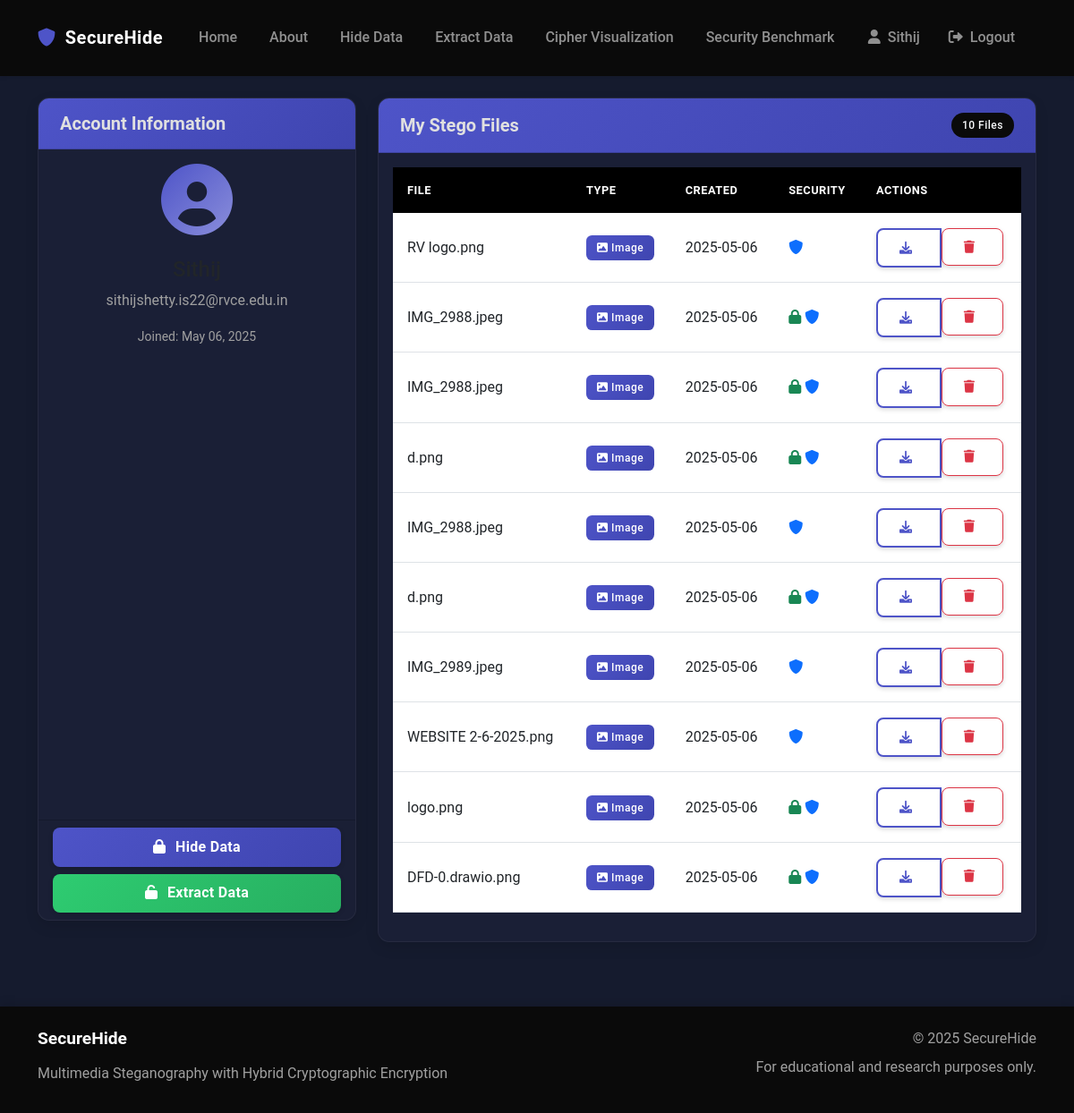
Page /account (signed in) on the earlier database version.
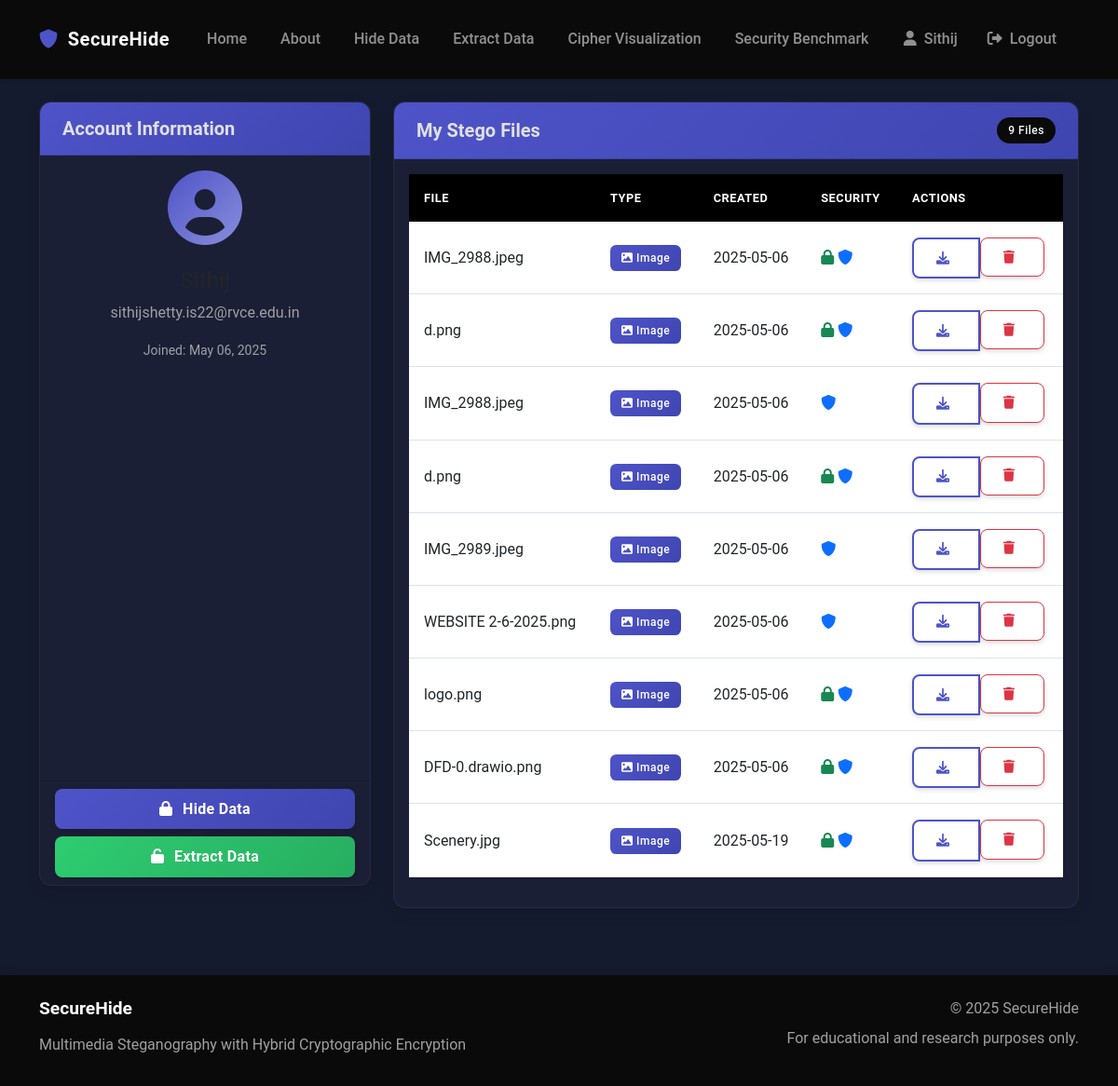
Same page on the later database version.
### app/models.py (models this page shows, shortened)
class StegoFile(db.Model):
    id = db.Column(db.Integer, primary_key=True)
    filename = db.Column(db.String(100), nullable=False)
    original_filename = db.Column(db.String(100), nullable=True)
    file_path = db.Column(db.String(255), nullable=False)
    media_type = db.Column(db.String(20), nullable=False)  # image, audio, video
    date_created = db.Column(db.DateTime, default=datetime.utcnow)
    has_message = db.Column(db.Boolean, default=False)
    is_encrypted = db.Column(db.Boolean, default=False)
    has_integrity_check = db.Column(db.Boolean, default=False)
    additional_info = db.Column(db.String(255), nullable=True)  # For video frame info etc.
    user_id = db.Column(db.Integer, db.ForeignKey('user.id'), nullable=False)

### app/routes.py (the view)
@users.route('/account')
@login_required
def account():
    stego_files = StegoFile.query.filter_by(user_id=current_user.id).all()
    return render_template('account.html', title='Account', stego_files=stego_files)

### app/models.py (called while the page is built)
@login_manager.user_loader
def load_user(user_id):
    return User.query.get(int(user_id))

### app/templates/account.html (shortened to what the changed rows need)
{% extends "layout.html" %}
{% block content %}
<div class="row">
    <div class="col-md-8">
        <div class="card">
            <div class="card-header bg-primary text-white d-flex justify-content-between align-items-center">
                <h5 class="card-title mb-0">My Stego Files</h5>
                <span class="badge bg-dark text-light rounded-pill">{{ stego_files|length }} Files</span>
            </div>
            <div class="card-body">
                {% if stego_files %}
                    <div class="table-responsive">
                        <table class="table table-hover">
                            <thead>
                                <tr>
                                    <th>File</th>
                                    <th>Type</th>
                                    <th>Created</th>
                                    <th>Security</th>
                                    <th>Actions</th>
                                </tr>
                            </thead>
                            <tbody>
                                {% for file in stego_files %}
                                <tr data-file-id="{{ file.id }}">
                                    <td>
                                        {% if file.original_filename %}
                                            {% if file.filename.endswith('.info') %}
                                                <i class="fas fa-info-circle text-info me-1"></i>
                                                <span class="text-info">{{ file.original_filename }}</span>
                                                <small class="text-muted">(Frame Info File)</small>
                                            {% else %}
                                                {{ file.original_filename }}
                                            {% endif %}
                                        {% endif %}
                                    </td>
                                    <td>
                                        {% if file.filename.endswith('.info') %}
                                            <span class="badge bg-info"><i class="fas fa-file-code"></i> Info</span>
                                        {% elif file.media_type == 'image' %}
                                            <span class="badge bg-primary"><i class="fas fa-image"></i> Image</span>
                                        {% elif file.media_type == 'audio' %}
                                            <span class="badge bg-success"><i class="fas fa-volume-up"></i> Audio</span>
                                        {% elif file.media_type == 'video' %}
                                            <span class="badge bg-danger"><i class="fas fa-video"></i> Video</span>
                                        {% else %}
                                            <span class="badge bg-secondary"><i class="fas fa-file"></i> File</span>
                                        {% endif %}
                                    </td>
                                    <td>{{ file.date_created.strftime('%Y-%m-%d') }}</td>
                                    <td>
                                        {% if file.is_encrypted %}
                                            <i class="fas fa-lock text-success" title="Encrypted"></i>
                                        {% endif %}
                                        {% if file.has_integrity_check %}
                                            <i class="fas fa-shield-alt text-primary" title="Integrity Check"></i>
                                        {% endif %}
                                    </td>
                                    <td>
                                        <div class="btn-group">
                                            <a href="{{ url_for('steganography.download_file', file_id=file.id) }}" class="btn btn-outline-primary btn-sm">
                                                <i class="fas fa-download"></i>
                                            </a>
                                            <form action="{{ url_for('steganography.delete_file', file_id=file.id) }}" method="POST" class="d-inline" onsubmit="return confirm('Are you sure you want to delete this file?');">
                                                <button type="submit" class="btn btn-outline-danger btn-sm">
                                                    <i class="fas fa-trash"></i>
                                                </button>
                                            </form>
                                        </div>
                                    </td>
                                </tr>
                                {% endfor %}
                            </tbody>
                        </table>
                    </div>
                {% endif %}
            </div>
        </div>
    </div>
</div>
{% endblock %}

Differences in the rows shown:
removed StegoFile: original_filename "RV logo.png", media_type "image" (drawn), date_created "2025-05-06", has_integrity_check True (drawn)
removed StegoFile: original_filename "IMG_2988.jpeg", media_type "image" (drawn), date_created "2025-05-06", is_encrypted True (drawn), has_integrity_check True (drawn)
now on this page (row edited): StegoFile: original_filename "Scenery.jpg", media_type "image" (drawn), date_created "2025-05-19", is_encrypted True (drawn), has_integrity_check True (drawn)
Other differences:
{{ stego_files|length }}: "10" → "9"
